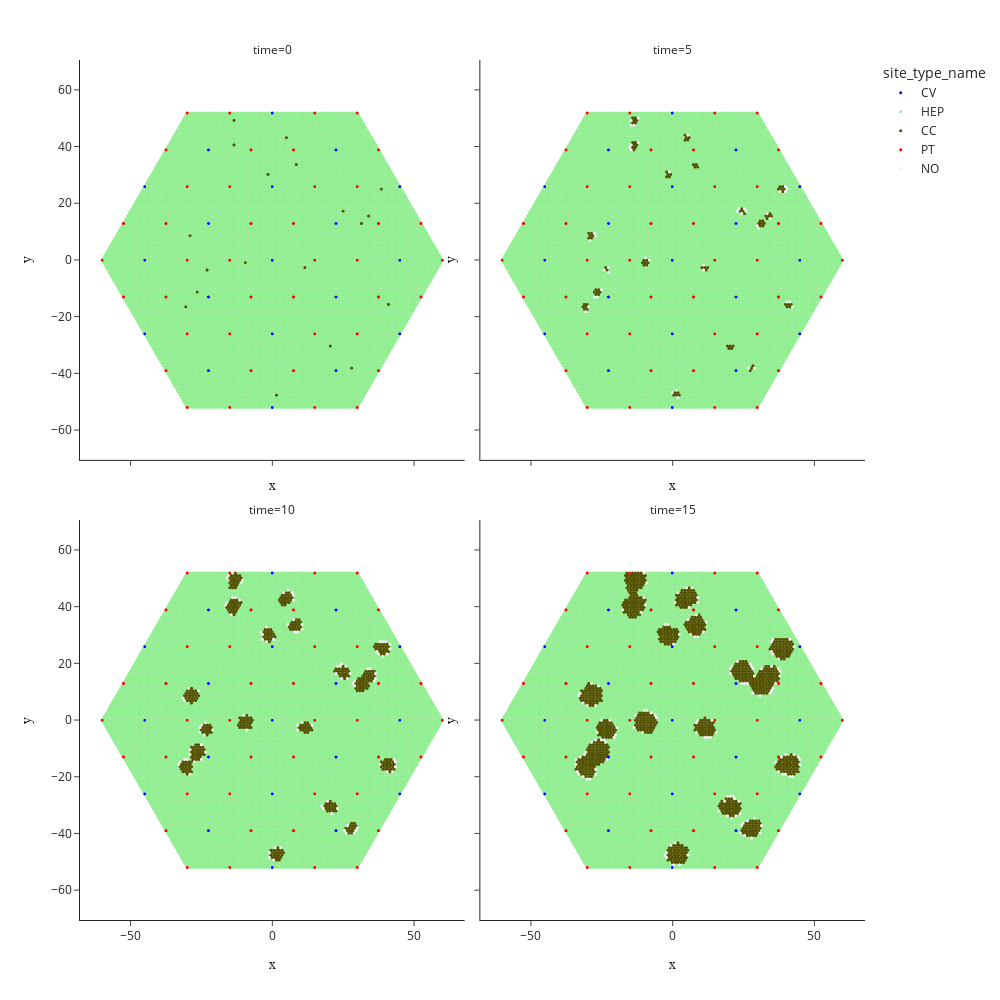

The notebook cell saved with this chart:
### Code cell
# visualisation - colour by site type

df_plot = snapshots_at_selected_times.copy()
    
# ===== scatter plots =====
df_plot["site_type_name"] = [
    site_types[site_type]+"-PC" if zonation_type=='peri-central' and site_type=='HEP' else site_types[site_type]
    for site_type, zonation_type in df_plot[['site_type', 'zonation_type']].values   
]
color_map['HEP-PC']='cyan'

sca = px.scatter(
    data_frame=df_plot,
    x='x', y='y',
    color='site_type_name',
    facet_col='time', facet_col_wrap=2,
    color_discrete_map=color_map,
)

# customize the figure
sca.update_layout(
    template='simple_white', width=1000, height=1000
)
sca.update_traces(
    marker=dict(size=3)
)
sca.update_xaxes(title=dict(text="x", font_family="Arial", font_size=14))
sca.update_yaxes(
    title=dict(text="y", font_family="Arial", font_size=14),
    scaleanchor="x", scaleratio=1
    )

### Figure 1 — Plotly figure (JSON) as saved in the notebook; plotly's stock layout.template omitted (floating-point values rounded to 4 significant figures; data arrays with more than 128 entries replaced by an {"elided": "..."} marker saying what was removed)
{"data": [{"hovertemplate": "site_type_name=CV<br>time=0<br>x=%{x}<br>y=%{y}<extra></extra>", "legendgroup": "CV", "marker": {"color": "blue", "size": 3, "symbol": "circle"}, "mode": "markers", "name": "CV", "showlegend": true, "type": "scattergl", "x": [0, 22.5, 22.5, -1.998e-15, -22.5, -22.5, 3.886e-15, 45, 22.5, -22.5, -45, -22.5, 22.5, 45, 45, -2.887e-15, -45, -45, 3.886e-15], "xaxis": "x3", "y": [0, 12.99, -12.99, 25.98, 12.99, -12.99, -25.98, 0, 38.97, 38.97, -1.447e-14, -38.97, -38.97, 25.98, -25.98, 51.96, 25.98, -25.98, -51.96], "yaxis": "y3"}, {"hovertemplate": "site_type_name=CV<br>time=5<br>x=%{x}<br>y=%{y}<extra></extra>", "legendgroup": "CV", "marker": {"color": "blue", "size": 3, "symbol": "circle"}, "mode": "markers", "name": "CV", "showlegend": false, "type": "scattergl", "x": [0, 22.5, 22.5, -1.998e-15, -22.5, -22.5, 3.886e-15, 45, 22.5, -22.5, -45, -22.5, 22.5, 45, 45, -2.887e-15, -45, -45, 3.886e-15], "xaxis": "x4", "y": [0, 12.99, -12.99, 25.98, 12.99, -12.99, -25.98, 0, 38.97, 38.97, -1.447e-14, -38.97, -38.97, 25.98, -25.98, 51.96, 25.98, -25.98, -51.96], "yaxis": "y4"}, {"hovertemplate": "site_type_name=CV<br>time=10<br>x=%{x}<br>y=%{y}<extra></extra>", "legendgroup": "CV", "marker": {"color": "blue", "size": 3, "symbol": "circle"}, "mode": "markers", "name": "CV", "showlegend": false, "type": "scattergl", "x": [0, 22.5, 22.5, -1.998e-15, -22.5, -22.5, 3.886e-15, 45, 22.5, -22.5, -45, -22.5, 22.5, 45, 45, -2.887e-15, -45, -45, 3.886e-15], "xaxis": "x", "y": [0, 12.99, -12.99, 25.98, 12.99, -12.99, -25.98, 0, 38.97, 38.97, -1.447e-14, -38.97, -38.97, 25.98, -25.98, 51.96, 25.98, -25.98, -51.96], "yaxis": "y"}, {"hovertemplate": "site_type_name=CV<br>time=15<br>x=%{x}<br>y=%{y}<extra></extra>", "legendgroup": "CV", "marker": {"color": "blue", "size": 3, "symbol": "circle"}, "mode": "markers", "name": "CV", "showlegend": false, "type": "scattergl", "x": [0, 22.5, 22.5, -1.998e-15, -22.5, -22.5, 3.886e-15, 45, 22.5, -22.5, -45, -22.5, 22.5, 45, 45, -2.887e-15, -45, -45, 3.886e-15], "xaxis": "x2", "y": [0, 12.99, -12.99, 25.98, 12.99, -12.99, -25.98, 0, 38.97, 38.97, -1.447e-14, -38.97, -38.97, 25.98, -25.98, 51.96, 25.98, -25.98, -51.96], "yaxis": "y2"}, {"hovertemplate": "site_type_name=HEP<br>time=0<br>x=%{x}<br>y=%{y}<extra></extra>", "legendgroup": "HEP", "marker": {"color": "lightgreen", "size": 3, "symbol": "circle"}, "mode": "markers", "name": "HEP", "showlegend": true, "type": "scattergl", "x": {"elided": "10901 float values"}, "xaxis": "x3", "y": {"elided": "10901 float values"}, "yaxis": "y3"}, {"hovertemplate": "site_type_name=HEP<br>time=5<br>x=%{x}<br>y=%{y}<extra></extra>", "legendgroup": "HEP", "marker": {"color": "lightgreen", "size": 3, "symbol": "circle"}, "mode": "markers", "name": "HEP", "showlegend": false, "type": "scattergl", "x": {"elided": "10775 float values"}, "xaxis": "x4", "y": {"elided": "10775 float values"}, "yaxis": "y4"}, {"hovertemplate": "site_type_name=HEP<br>time=10<br>x=%{x}<br>y=%{y}<extra></extra>", "legendgroup": "HEP", "marker": {"color": "lightgreen", "size": 3, "symbol": "circle"}, "mode": "markers", "name": "HEP", "showlegend": false, "type": "scattergl", "x": {"elided": "10406 float values"}, "xaxis": "x", "y": {"elided": "10406 float values"}, "yaxis": "y"}, {"hovertemplate": "site_type_name=HEP<br>time=15<br>x=%{x}<br>y=%{y}<extra></extra>", "legendgroup": "HEP", "marker": {"color": "lightgreen", "size": 3, "symbol": "circle"}, "mode": "markers", "name": "HEP", "showlegend": false, "type": "scattergl", "x": {"elided": "9816 float values"}, "xaxis": "x2", "y": {"elided": "9816 float values"}, "yaxis": "y2"}, {"hovertemplate": "site_type_name=CC<br>time=0<br>x=%{x}<br>y=%{y}<extra></extra>", "legendgroup": "CC", "marker": {"color": "#525100", "size": 3, "symbol": "circle"}, "mode": "markers", "name": "CC", "showlegend": true, "type": "scattergl", "x": [-9.5, 11.5, -23, -26.5, -29, 25, -1.5, 20.5, 31.5, 8.5, -30.5, 34, -13.5, 41, 28, 5.0, 38.5, 1.5, -13.5], "xaxis": "x3", "y": [-0.866, -2.598, -3.464, -11.26, 8.66, 17.32, 30.31, -30.31, 12.99, 33.77, -16.45, 15.59, 40.7, -15.59, -38.11, 43.3, 25.11, -47.63, 49.36], "yaxis": "y3"}, {"hovertemplate": "site_type_name=CC<br>time=5<br>x=%{x}<br>y=%{y}<extra></extra>", "legendgroup": "CC", "marker": {"color": "#525100", "size": 3, "symbol": "circle"}, "mode": "markers", "name": "CC", "showlegend": false, "type": "scattergl", "x": [-9, -8.5, -10, -9.5, -9, -10.5, -10, 10.5, 11.5, 12.5, 12, -23.5, -23, -26, -25.5, -28, -28.5, -27, -26.5, -26, 24, -1.0, -2.0, -28.5, -29, -29.5, -27.5, -27, 25.5, 25, 24.5, -0.5, -1.5, -29.5, -2.0, 19.5, 31, 30.5, 20.5, 20, 9.0, 8.0, 32, 31.5, 31, 21.5, 21, 8.5, 7.5, -30, 32.5, 32, -31, -30.5, -30, -31.5, -31, 33.5, 33, 34, 35, 34.5, -13.5, -13.0, -14.0, -12.5, -13.5, -13.0, -14.0, 40, 5.5, 4.5, 41, 40.5, 28.5, 28, 27.5, 6.0, 5.0, 42, 41.5, 4.5, 37.5, 39, 38.5, 38, 39.5, 39, 1.0, 2.0, 0.5, 1.5, 2.5, -13.0, -14.0, -12.5, -13.5, -13.0, -14.0], "xaxis": "x4", "y": [-2.895e-15, -0.866, -3.216e-15, -0.866, -1.732, -0.866, -1.732, -2.598, -2.598, -2.598, -3.464, -2.598, -3.464, -10.39, -11.26, 8.66, 7.794, -10.39, -11.26, -12.12, 17.32, 29.44, 29.44, 9.526, 8.66, 7.794, -11.26, -12.12, 16.45, 17.32, 18.19, 30.31, 30.31, 9.526, 31.18, -30.31, 12.12, 12.99, -30.31, -31.18, 32.91, 32.91, 12.12, 12.99, 13.86, -30.31, -31.18, 33.77, 33.77, -15.59, 12.99, 13.86, -15.59, -16.45, -17.32, -16.45, -17.32, 14.72, 15.59, 15.59, 15.59, 16.45, 38.97, 39.84, 39.84, 40.7, 40.7, 41.57, 41.57, -15.59, 42.44, 42.44, -15.59, -16.45, -37.24, -38.11, -38.97, 43.3, 43.3, -15.59, -16.45, 44.17, 25.11, 24.25, 25.11, 25.98, 25.11, 25.98, -46.77, -46.77, -47.63, -47.63, -47.63, 48.5, 48.5, 49.36, 49.36, 50.23, 50.23], "yaxis": "y4"}, {"hovertemplate": "site_type_name=CC<br>time=10<br>x=%{x}<br>y=%{y}<extra></extra>", "legendgroup": "CC", "marker": {"color": "#525100", "size": 3, "symbol": "circle"}, "mode": "markers", "name": "CC", "showlegend": false, "type": "scattergl", "x": {"elided": "412 float values"}, "xaxis": "x", "y": {"elided": "412 float values"}, "yaxis": "y"}, {"hovertemplate": "site_type_name=CC<br>time=15<br>x=%{x}<br>y=%{y}<extra></extra>", "legendgroup": "CC", "marker": {"color": "#525100", "size": 3, "symbol": "circle"}, "mode": "markers", "name": "CC", "showlegend": false, "type": "scattergl", "x": {"elided": "964 float values"}, "xaxis": "x2", "y": {"elided": "964 float values"}, "yaxis": "y2"}, {"hovertemplate": "site_type_name=PT<br>time=0<br>x=%{x}<br>y=%{y}<extra></extra>", "legendgroup": "PT", "marker": {"color": "red", "size": 3, "symbol": "circle"}, "mode": "markers", "name": "PT", "showlegend": true, "type": "scattergl", "x": [15, 7.5, -7.5, -15, -7.5, 7.5, 30, 15.0, -15.0, -30, -15.0, 15.0, 37.5, 37.5, 30, 30, 7.5, -7.5, -30, -37.5, -37.5, -30, -7.5, 7.5, 60, 52.5, 52.5, 37.5, 37.5, 30, 15.0, -15.0, -30.0, -37.5, -52.5, -60, -52.5, -37.5, -30, -15.0, 15.0, 30.0], "xaxis": "x3", "y": [0, 12.99, 12.99, -4.824e-15, -12.99, -12.99, 0, 25.98, 25.98, -9.649e-15, -25.98, -25.98, 12.99, -12.99, 25.98, -25.98, 38.97, 38.97, 25.98, 12.99, -12.99, -25.98, -38.97, -38.97, 0, 12.99, -12.99, 38.97, -38.97, 51.96, 51.96, 51.96, 51.96, 38.97, 12.99, -1.93e-14, -12.99, -38.97, -51.96, -51.96, -51.96, -51.96], "yaxis": "y3"}, {"hovertemplate": "site_type_name=PT<br>time=5<br>x=%{x}<br>y=%{y}<extra></extra>", "legendgroup": "PT", "marker": {"color": "red", "size": 3, "symbol": "circle"}, "mode": "markers", "name": "PT", "showlegend": false, "type": "scattergl", "x": [15, 7.5, -7.5, -15, -7.5, 7.5, 30, 15.0, -15.0, -30, -15.0, 15.0, 37.5, 37.5, 30, 30, 7.5, -7.5, -30, -37.5, -37.5, -30, -7.5, 7.5, 60, 52.5, 52.5, 37.5, 37.5, 30, 15.0, -15.0, -30.0, -37.5, -52.5, -60, -52.5, -37.5, -30, -15.0, 15.0, 30.0], "xaxis": "x4", "y": [0, 12.99, 12.99, -4.824e-15, -12.99, -12.99, 0, 25.98, 25.98, -9.649e-15, -25.98, -25.98, 12.99, -12.99, 25.98, -25.98, 38.97, 38.97, 25.98, 12.99, -12.99, -25.98, -38.97, -38.97, 0, 12.99, -12.99, 38.97, -38.97, 51.96, 51.96, 51.96, 51.96, 38.97, 12.99, -1.93e-14, -12.99, -38.97, -51.96, -51.96, -51.96, -51.96], "yaxis": "y4"}, {"hovertemplate": "site_type_name=PT<br>time=10<br>x=%{x}<br>y=%{y}<extra></extra>", "legendgroup": "PT", "marker": {"color": "red", "size": 3, "symbol": "circle"}, "mode": "markers", "name": "PT", "showlegend": false, "type": "scattergl", "x": [15, 7.5, -7.5, -15, -7.5, 7.5, 30, 15.0, -15.0, -30, -15.0, 15.0, 37.5, 37.5, 30, 30, 7.5, -7.5, -30, -37.5, -37.5, -30, -7.5, 7.5, 60, 52.5, 52.5, 37.5, 37.5, 30, 15.0, -15.0, -30.0, -37.5, -52.5, -60, -52.5, -37.5, -30, -15.0, 15.0, 30.0], "xaxis": "x", "y": [0, 12.99, 12.99, -4.824e-15, -12.99, -12.99, 0, 25.98, 25.98, -9.649e-15, -25.98, -25.98, 12.99, -12.99, 25.98, -25.98, 38.97, 38.97, 25.98, 12.99, -12.99, -25.98, -38.97, -38.97, 0, 12.99, -12.99, 38.97, -38.97, 51.96, 51.96, 51.96, 51.96, 38.97, 12.99, -1.93e-14, -12.99, -38.97, -51.96, -51.96, -51.96, -51.96], "yaxis": "y"}, {"hovertemplate": "site_type_name=PT<br>time=15<br>x=%{x}<br>y=%{y}<extra></extra>", "legendgroup": "PT", "marker": {"color": "red", "size": 3, "symbol": "circle"}, "mode": "markers", "name": "PT", "showlegend": false, "type": "scattergl", "x": [15, 7.5, -7.5, -15, -7.5, 7.5, 30, 15.0, -15.0, -30, -15.0, 15.0, 37.5, 37.5, 30, 30, 7.5, -7.5, -30, -37.5, -37.5, -30, -7.5, 7.5, 60, 52.5, 52.5, 37.5, 37.5, 30, 15.0, -15.0, -30.0, -37.5, -52.5, -60, -52.5, -37.5, -30, -15.0, 15.0, 30.0], "xaxis": "x2", "y": [0, 12.99, 12.99, -4.824e-15, -12.99, -12.99, 0, 25.98, 25.98, -9.649e-15, -25.98, -25.98, 12.99, -12.99, 25.98, -25.98, 38.97, 38.97, 25.98, 12.99, -12.99, -25.98, -38.97, -38.97, 0, 12.99, -12.99, 38.97, -38.97, 51.96, 51.96, 51.96, 51.96, 38.97, 12.99, -1.93e-14, -12.99, -38.97, -51.96, -51.96, -51.96, -51.96], "yaxis": "y2"}, {"hovertemplate": "site_type_name=NO<br>time=5<br>x=%{x}<br>y=%{y}<extra></extra>", "legendgroup": "NO", "marker": {"color": "#EEEEEE", "size": 3, "symbol": "circle"}, "mode": "markers", "name": "NO", "showlegend": true, "type": "scattergl", "x": [-8, -9.5, 11, 11, -22.5, -22.5, -24, -25, -27, 23, -27.5, -29, 24.5, 23.5, -26.5, -27.5, 26, 25.5, -1.0, 30.5, 30, -29.5, -30.5, 34.5, 33.5, -14.5, -15.0, -14.5, -12.0, 40.5, 27, 41.5, 29, 5.5, 42.5, 38, 1.5, 40, 3.886e-15, 40.5, 40, -13.5, -14.5, 2.0, -14.5, -12.0], "xaxis": "x4", "y": [-2.573e-15, 0.866, -1.732, -3.464, -2.598, -4.33, -3.464, -10.39, 8.66, 17.32, 9.526, 6.928, 16.45, 18.19, -12.99, -12.99, 17.32, 18.19, 31.18, 11.26, 12.12, -16.45, -18.19, 14.72, 16.45, 38.97, 39.84, 40.7, 41.57, -14.72, -38.11, -14.72, -38.11, 44.17, -16.45, 24.25, -45.9, 24.25, -46.77, 25.11, 25.98, 47.63, 47.63, -48.5, 49.36, 50.23], "yaxis": "y4"}, {"hovertemplate": "site_type_name=NO<br>time=10<br>x=%{x}<br>y=%{y}<extra></extra>", "legendgroup": "NO", "marker": {"color": "#EEEEEE", "size": 3, "symbol": "circle"}, "mode": "markers", "name": "NO", "showlegend": false, "type": "scattergl", "x": [9, 10.5, 9, -10, -9, 14, -21, -23.5, -25, -25.5, -24, -25.5, -25, -23.5, 22.5, -2.0, -26, 24.5, 0.5, -3.5, -25, 23, 26.5, 24, -3.5, -31, -29, 17.5, 29, 28.5, 24.5, 19.5, 9.0, 8.0, -4.0, -29.5, -31.5, -29, -27.5, 18.0, 29, 27.5, 26, 10.5, -2.0, -30, 10.5, 5.5, -31, 21, -29, 23, 7.5, -32.5, -33, -14.5, 36, 33.5, 36.5, 34.5, 36.5, 38, -16.5, 26.5, 25.5, -16.0, 26, 7.5, -11.5, -13.0, -14.0, 43, 40.5, 37.5, 37, 7.5, 43.5, 39, 30, 29.5, 29, 7.0, 4.0, 1.0, 3.0, 43.5, 42.5, 5.5, 40.5, 38, -1.0, 39, 41.5, 40, -11.0, -1.0, 41.5, -10.5, 0.5, -16.0, -15.5, -14.0], "xaxis": "x", "y": [-1.732, -0.866, -3.464, 1.732, -3.464, -1.732, -3.464, -0.866, -1.732, -2.598, -5.196, -4.33, -8.66, -11.26, 16.45, 27.71, 10.39, 14.72, 28.58, 28.58, -13.86, 19.05, 14.72, 19.05, 30.31, 6.928, -10.39, -30.31, 12.12, 12.99, 19.92, -28.58, 31.18, 31.18, 31.18, 11.26, 7.794, -12.12, -14.72, -31.18, 13.86, 16.45, 19.05, 32.04, 32.91, -13.86, 33.77, 33.77, -13.86, -32.91, -19.05, -31.18, 35.51, -14.72, -15.59, 37.24, 13.86, 18.19, 14.72, 18.19, 16.45, -15.59, 40.7, -37.24, -38.97, 41.57, -39.84, 42.44, 42.44, 43.3, 43.3, -13.86, -18.19, 23.38, 24.25, 44.17, -14.72, 22.52, -38.11, -38.97, -39.84, 45.03, 45.03, -45.03, -45.03, -16.45, -18.19, 45.9, 23.38, 27.71, -46.77, 27.71, 25.11, 27.71, 48.5, -48.5, 26.85, 49.36, -49.36, 50.23, 51.1, 51.96], "yaxis": "y"}, {"hovertemplate": "site_type_name=NO<br>time=15<br>x=%{x}<br>y=%{y}<extra></extra>", "legendgroup": "NO", "marker": {"color": "#EEEEEE", "size": 3, "symbol": "circle"}, "mode": "markers", "name": "NO", "showlegend": false, "type": "scattergl", "x": {"elided": "140 float values"}, "xaxis": "x2", "y": {"elided": "140 float values"}, "yaxis": "y2"}], "layout": {"annotations": [{"font": {}, "showarrow": false, "text": "time=10", "x": 0.245, "xanchor": "center", "xref": "paper", "y": 0.465, "yanchor": "bottom", "yref": "paper"}, {"font": {}, "showarrow": false, "text": "time=15", "x": 0.755, "xanchor": "center", "xref": "paper", "y": 0.465, "yanchor": "bottom", "yref": "paper"}, {"font": {}, "showarrow": false, "text": "time=0", "x": 0.245, "xanchor": "center", "xref": "paper", "y": 1.0, "yanchor": "bottom", "yref": "paper"}, {"font": {}, "showarrow": false, "text": "time=5", "x": 0.755, "xanchor": "center", "xref": "paper", "y": 1.0, "yanchor": "bottom", "yref": "paper"}], "height": 1000, "legend": {"title": {"text": "site_type_name"}, "tracegroupgap": 0}, "margin": {"t": 60}, "width": 1000, "xaxis": {"anchor": "y", "domain": [0, 0.49], "title": {"font": {"family": "Arial", "size": 14}, "text": "x"}}, "xaxis2": {"anchor": "y2", "domain": [0.51, 1], "matches": "x", "title": {"font": {"family": "Arial", "size": 14}, "text": "x"}}, "xaxis3": {"anchor": "y3", "domain": [0, 0.49], "matches": "x", "showticklabels": false, "title": {"font": {"family": "Arial", "size": 14}, "text": "x"}}, "xaxis4": {"anchor": "y4", "domain": [0.51, 1], "matches": "x", "showticklabels": false, "title": {"font": {"family": "Arial", "size": 14}, "text": "x"}}, "yaxis": {"anchor": "x", "domain": [0, 0.465], "scaleanchor": "x", "scaleratio": 1, "title": {"font": {"family": "Arial", "size": 14}, "text": "y"}}, "yaxis2": {"anchor": "x2", "domain": [0, 0.465], "matches": "y", "scaleanchor": "x", "scaleratio": 1, "showticklabels": false, "title": {"font": {"family": "Arial", "size": 14}, "text": "y"}}, "yaxis3": {"anchor": "x3", "domain": [0.535, 1.0], "matches": "y", "scaleanchor": "x", "scaleratio": 1, "title": {"font": {"family": "Arial", "size": 14}, "text": "y"}}, "yaxis4": {"anchor": "x4", "domain": [0.535, 1.0], "matches": "y", "scaleanchor": "x", "scaleratio": 1, "showticklabels": false, "title": {"font": {"family": "Arial", "size": 14}, "text": "y"}}}}
